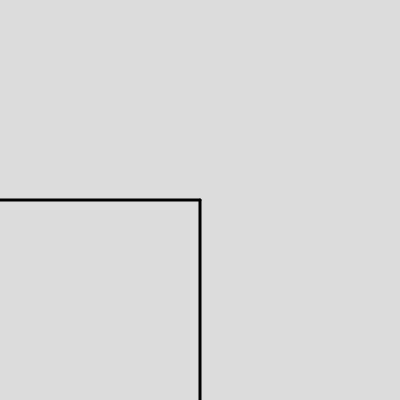
Frame 1 (no input)
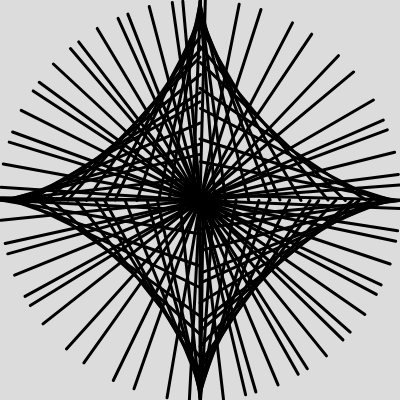
Frame 60 (no input)
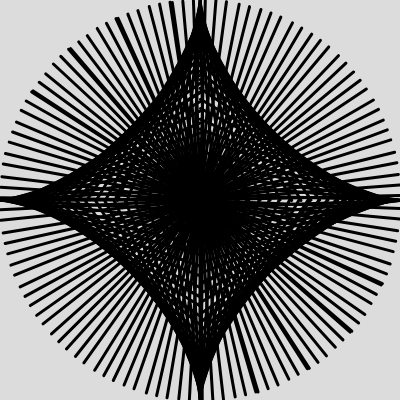
Frame 120 (the mouse pressed at the canvas centre since frame 60)

The p5.js sketch that drew these frames (run headless with seeded random() and noise() and a simulated clock; from frame 60 on, the mouse is pressed at the canvas centre):

// p5.js sketch
// ── sketch.js
let t = 0,c = 1;

function setup() {
  createCanvas(400, 400);
  background(220);
}

let startX = 200, startY = 200;

function draw() {
  strokeWeight(3);
  fill(210,199,100);
  line(startX,startY,startX-200*sin(t),startY+200*cos(t));
  line(startY,startX+200*sin(t),startY-200*cos(t),startY);
  t = t + 3;
  startX = startX + c*0.5;
  startY = startY + c*0.5;
  if (c==1)
    c = -1;
  else
    c = 1;
}
